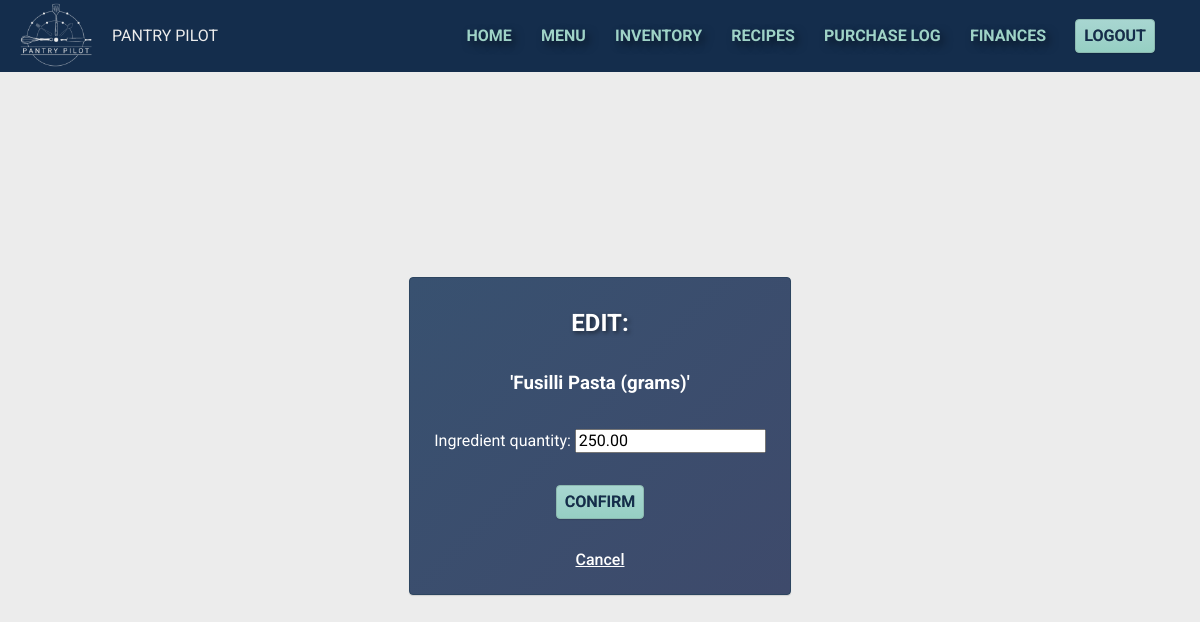
Page /16/edit-recipe-reqirement/ (signed in) on the committed database.
### inventory/models.py (models this page shows, shortened)
class RecipeRequirement(models.Model):
    menuitem = models.ForeignKey(MenuItem, on_delete=models.CASCADE)
    ingredient = models.ForeignKey(Ingredient, on_delete=models.SET_NULL, null=True)
    ingredient_quantity = models.DecimalField(max_digits=6, decimal_places=2, default=0)
    class Meta:
        ordering = ["ingredient"]
        verbose_name = "Recipe requirement"

class Ingredient(models.Model):
    name = models.CharField(max_length=100, unique=True)
    GRAMS = "GR"
    KILOGRAMS = "KG"
    MILILITRES = "ML"
    LITRES = "LI"
    OUNCES = "OU"
    LBS = "LB"
    TEASPOON = "TS"
    TABLESPOON = "TB"
    CUPS = "CU"
    NUMBER = "NU"
    MEASUREMENT_UNIT_CHOICES = [
        (GRAMS, "grams"),
        (KILOGRAMS, "kilograms"),
        (MILILITRES, "mililitres"),
        (LITRES, "litres"),
        (OUNCES, "ounces"),
        (LBS, "lbs"),
        (TEASPOON, "tsp"),
        (TABLESPOON, "tbsp"),
        (CUPS, "cups"),
        (NUMBER, "count"),
    ]
    measurement_unit = models.CharField(
        max_length=2,
        choices=MEASUREMENT_UNIT_CHOICES,
        help_text="Choose the measurement unit that will be used in recipes"
    )
    cost_per_unit = models.DecimalField(max_digits=8, decimal_places=2, default=0)
    quantity_available = models.DecimalField(max_digits=8, decimal_places=2, default=0)
    created_at = models.DateTimeField(auto_now_add=True)
    def __str__(self):
        return f"{self.name} ({self.get_measurement_unit_display()})"
    class Meta:
        ordering = ["name"]
        verbose_name = "Ingredient"

### inventory/views.py (the view, shortened to what this page needs)
# urls.py: path('<int:pk>/edit-recipe-reqirement/', views.RecipeRequirementUpdate.as_view(), name="recipe_edit"),
class RecipeRequirementUpdate(LoginRequiredMixin, UpdateView):
    model = RecipeRequirement
    template_name = 'inventory/recipe_requirement_update.html'
    fields = ["ingredient_quantity"]

### inventory/templates/inventory/recipe_requirement_update.html (shortened to what this page needs)
{% extends 'inventory/base.html' %}
{% block content %}
<section id="edit-recipe-requirement" class="form">
    <div class="card card--form">
        <h2 class="card__title card__title--form">EDIT:</h2>
        <h3>'{{reciperequirement.ingredient}}'</h3>
        <form class="card__form card__form--start" action="" method="POST">
            {{ form.as_p }}
            <button type="submit" class="btn btn--submit">CONFIRM</button>
        </form>
        <a href=" {% url 'menu' %}" class="navlinks">Cancel</a>
    </div>
</section>
{% endblock content %}

### inventory/static/inventory/css/style.css (style rules this page uses)
html { font-size: 16px; font-family: "Roboto", sans-serif; background-color: #ececec; }
html, body { height: 100%; margin: 0; }
body { display: flex; flex-direction: column; }
a { text-decoration: none; }
.btn { align-self: center; text-decoration: none; background-color: #9fd3c7; background-image: linear-gradient(#a8d6d1, #96cfc3); border: 1px solid #8cb9b0; border-radius: 4px; box-shadow: rgba(0, 0, 0, 0.12) 0 1px 1px; text-shadow: .125px .125px .25px rgba(0, 0, 0, 0.5); color: #142d4c; font-weight: 600; cursor: pointer; display: inline-block; line-height: 100%; margin: 0; padding: .5rem; outline: 0; text-align: center; transition: box-shadow .05s ease-in-out,opacity .05s ease-in-out; user-select: none; -webkit-user-select: none; touch-action: manipulation; }
.btn--submit { margin-top: 1rem; }
.navlinks { align-self: center; color: white; text-decoration: underline; font-weight: 500; }
.card { display: flex; flex-direction: column; padding: 1rem; margin: 1rem; border-radius: 4px; box-shadow: rgba(0, 0, 0, 0.12) 0 1px 1px; background-image: linear-gradient(135deg, #385170, #3e4a6b); border: 1px solid #2D4560; background-color: #385170; color: white; transition: all 0.2s ease-in-out; }
.card__title { margin: 0; padding: .5rem 0; font-weight: bold; }
.card__form { margin-bottom: 2rem; display: flex; flex-direction: column; align-items: center; width: 100%; }
.form { display: flex; flex-direction: column; align-items: center; }
.card--form { align-items: center; padding: 1.5rem; }
.card__title--form { margin-bottom: .5rem; text-shadow: 2px 2px 4px rgba(0, 0, 0, 0.5); }
.card__form--start { align-items: flex-start; }

### rows in the picture
RecipeRequirement: ingredient "Fusilli Pasta (grams)", ingredient_quantity "250.00"
